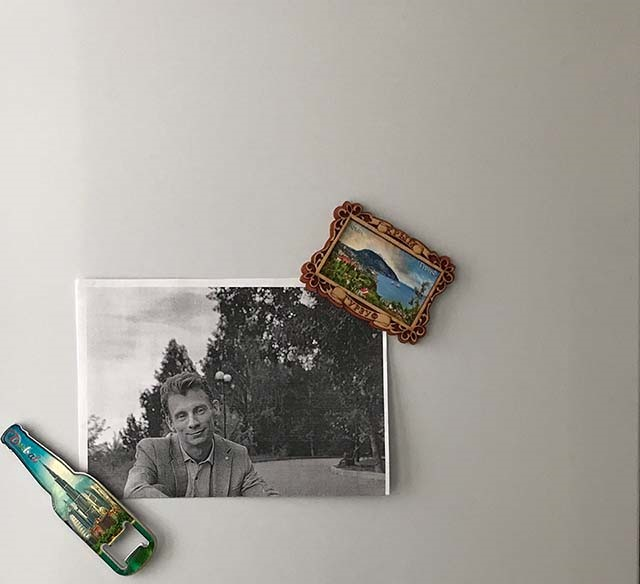
#> input picture lab2/images/1.jpg, 640 x 584 px, found by its file name
$ jupyter execute --allow-errors LB2_Ryzhkova.ipynb   (older library calls are emulated)
#> lines starting #> are read from the running program, lines starting #| are printed output that depends on the picture
# Объявление бибилотек

[cell 1]
import numpy as np
from matplotlib import pyplot as plt
import cv2 as cv
import random

# Загрузка изображения

[cell 2]
img1 = cv.imread('1.jpg') # загружаем 8 изображений (1.jpg ... 8.jpg) по одному, создавая для каждого отдельную переменную
#> img1 is the input picture: shape (584, 640, 3); mean B, G, R 154.8, 161.6, 165
img_gray1 = cv.cvtColor(img1, cv.COLOR_BGR2GRAY) # превращаем цветное изображение в черно-белое (grayscale)
img2 = cv.imread('2.jpg')
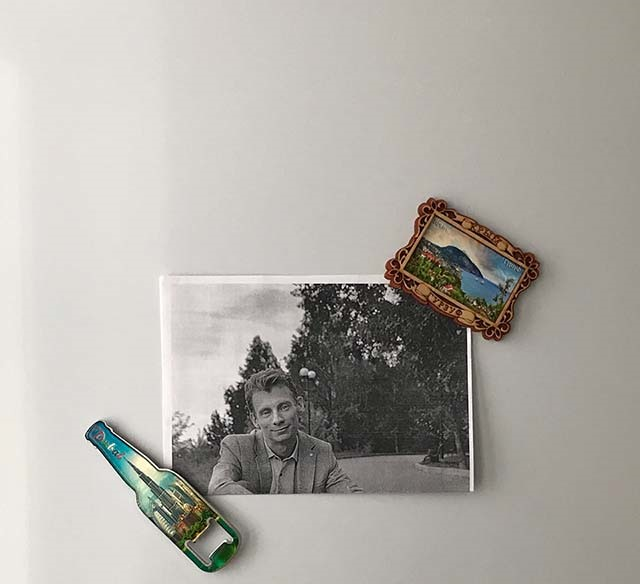
#> input picture lab2/images/2.jpg, 640 x 584 px, found by its file name
#> img2 is the input picture: shape (584, 640, 3); mean B, G, R 165.9, 172.1, 175.4
img_gray2 = cv.cvtColor(img2, cv.COLOR_BGR2GRAY)
img3 = cv.imread('3.jpg')
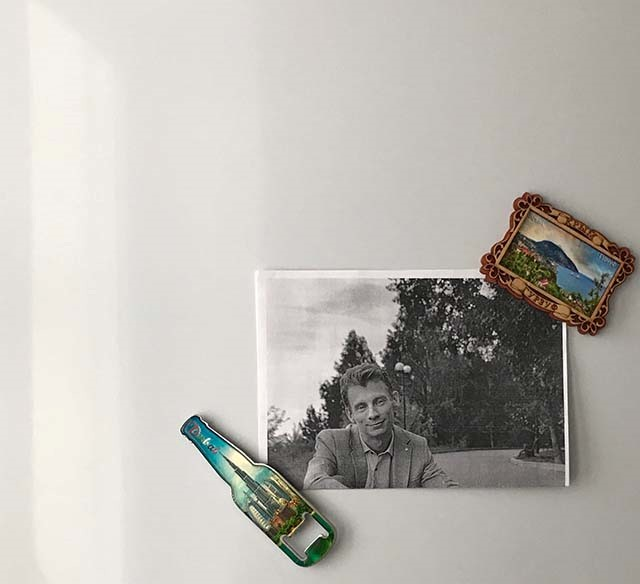
#> input picture lab2/images/3.jpg, 640 x 584 px, found by its file name
#> img3 is the input picture: shape (584, 640, 3); mean B, G, R 177.9, 183.8, 186.9
img_gray3 = cv.cvtColor(img3, cv.COLOR_BGR2GRAY)
img4 = cv.imread('4.jpg')
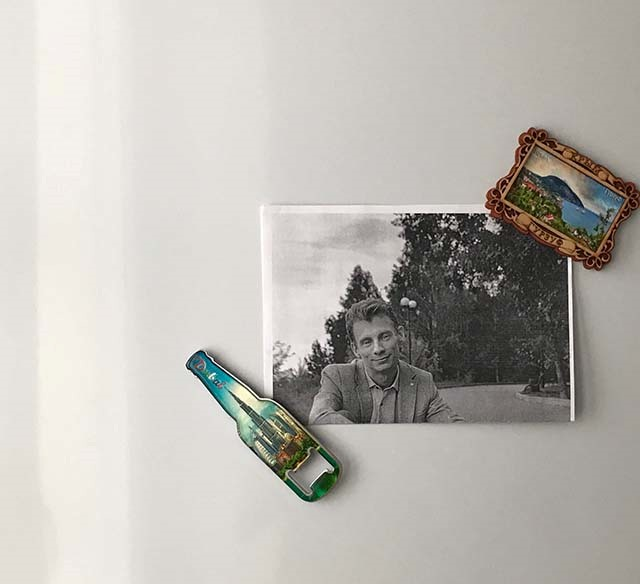
#> input picture lab2/images/4.jpg, 640 x 584 px, found by its file name
#> img4 is the input picture: shape (584, 640, 3); mean B, G, R 177.5, 183.4, 186.5
img_gray4 = cv.cvtColor(img4, cv.COLOR_BGR2GRAY)
img5 = cv.imread('5.jpg')
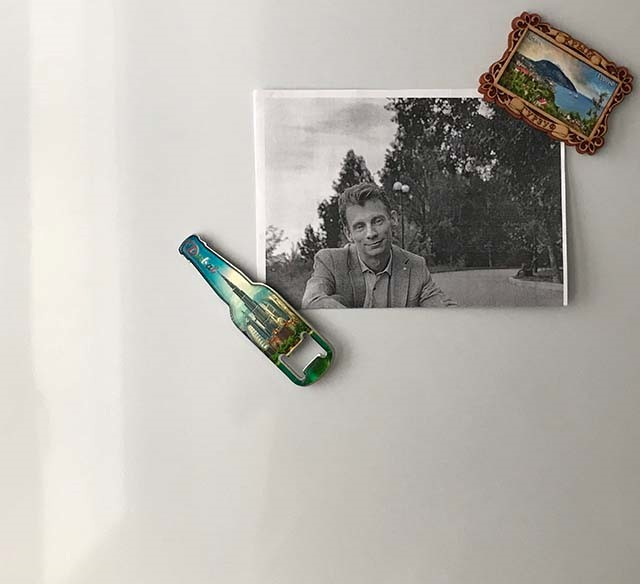
#> input picture lab2/images/5.jpg, 640 x 584 px, found by its file name
#> img5 is the input picture: shape (584, 640, 3); mean B, G, R 174, 180.4, 183.6
img_gray5 = cv.cvtColor(img5, cv.COLOR_BGR2GRAY)
img6 = cv.imread('6.jpg')
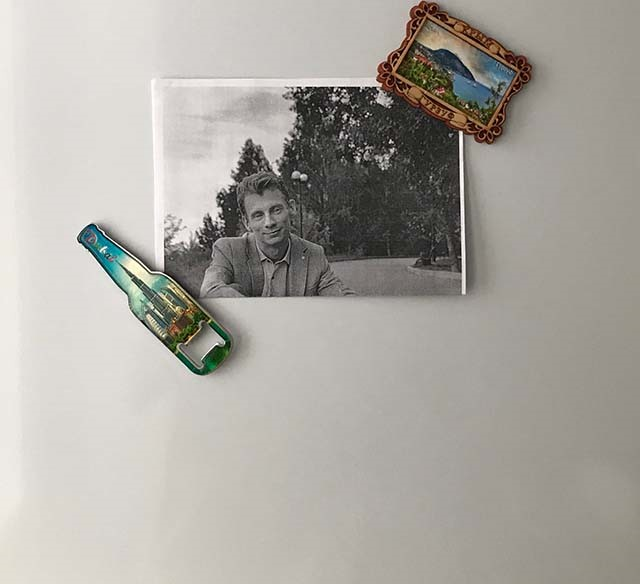
#> input picture lab2/images/6.jpg, 640 x 584 px, found by its file name
#> img6 is the input picture: shape (584, 640, 3); mean B, G, R 160.8, 167.4, 170.7
img_gray6 = cv.cvtColor(img6, cv.COLOR_BGR2GRAY)
img7 = cv.imread('7.jpg')
#> (the rest of this cell did not finish here and is left out)

#  Детектирование ключевых точек и вычисление SIFT дескрипторов

## Свертка изображения ядром

[cell 3]
# [12 lines left out: function convolution, not called in this run]
    # возвращает полученное изображение после свертки, края изображения (отступ start) останутся нулевыми, так как они не обрабатывались

## Проверка на локальный максимум

[cell 4]
# [11 lines left out: function local_max, not called in this run]

## Функция для обнаружения углов на изображении (метод Харисса)

[cell 5]
# [39 lines left out: function corner_detect, not called in this run]

# Детектируем углы
all_corners = [] # Список для хранения углов со всех изображений
#> (the rest of this cell did not finish here and is left out)

## Визуализация ключевых точек

[cell 6]
# Ключевые точки (с сохранением отдельных файлов)
fig, axes = plt.subplots(2, 4, figsize=(15, 10)) # Создает фигуру с сеткой из 2 строк и 4 столбцов
# размер фигуры 15 дюймов ширина, 10 дюймов высота
fig.suptitle('Детектирование ключевых точек (Harris Corner Detector)', fontsize=14, fontweight='bold')
# общий заголовок для всей фигуры
#> (the rest of this cell did not finish here and is left out)

#  Ключевые точки SIFT

##  Вычисление магнитуды (величины) и ориентации (направления) градиента изображения

[cell 7]
# [12 lines left out: function compute_gradient_orientation, not called in this run]
    # Возврат массиа с величинами градиента (того же размера, что и входные gx, gy) и массива с направлениями градиента (в градусах, 0-360)

##  Вычисление SIFT дескриптора для ключевой точки

[cell 8]
# [70 lines left out: function compute_sift_descriptor, not called in this run]

##  Функция создает гауссово ядро для размытия изображений

[cell 9]
# [15 lines left out: function gaussian_kernel, not called in this run]

##  Построение масштабного пространства

[cell 10]
# [32 lines left out: function build_scale_space, not called in this run]

# Вычисляем дескрипторы для всех ключевых точек
all_descriptors = [] # Список для хранения дескрипторов всех изображений
valid_corners = [] # Список для хранения валидных координат углов (тех, для которых удалось вычислить дескриптор)

print("Вычисление дескрипторов для каждой ключевой точки:")

#> (the rest of this cell did not finish here and is left out)

# Построение траектории

## Сопоставление дескрипторов с использованием Lowe's ratio test

[cell 11]
# [30 lines left out: function match_descriptors, not called in this run]

# Сопоставляем соседние изображения
all_matches = [] # Список для хранения сопоставлений между всеми парами изображений
print("\nРезультаты сопоставления:")

#> (the rest of this cell did not finish here and is left out)

## Функция для визуализации сопоставлений

[cell 12]
# [45 lines left out: function visualize_matches, not called in this run]

# Сопоставление точек
for i, matches in enumerate(all_matches): # Проходит по всем парам изображений
    if len(matches) > 0: # Если есть сопоставления для этой пары
        visualize_matches(images_gray[i], images_gray[i+1], # Вызывает функцию визуализации для пары изображений
                         valid_corners[i], valid_corners[i+1],
                         matches, f'Сопоставление {i+1} → {i+2}')

 # Оценка аффинного преобразования методом наименьших квадратов

[cell 13]
# [31 lines left out: function estimate_transform, not called in this run]
    # matrix — матрица преобразования 2×3, translation — вектор смещения (dx, dy)

# Реализация оценки смещения между кадрами (с RANSAC)

[cell 14]
# [52 lines left out: function ransac_transform, not called in this run]

# Оцениваем преобразования между соседними изображениями
trajectory = [(0, 0)] # Список для хранения траектории движения камеры. Начинается с точки (0, 0) — начальная позиция
transformations = [] # Список для хранения матриц преобразований между кадрами

print("\nОценка смещений между кадрами (с RANSAC):")

for i, matches in enumerate(all_matches): # Проходит по всем парам соседних изображений
    if len(matches) >= 3: # Проверяет, достаточно ли сопоставлений для оценки (минимум 3)
        matrix, translation, inliers = ransac_transform( # Вызывает RANSAC для надежной оценки смещения
            matches, valid_corners[i], valid_corners[i+1]
        )

        last_point = trajectory[-1] # Получает последнюю точку траектории

        new_point = (last_point[0] + translation[0], # Вычисляет новую позицию, добавляя найденное смещение. Формирует траекторию движения камеры
                    last_point[1] + translation[1])
        trajectory.append(new_point) # Сохраняет новую позицию и матрицу преобразования
        transformations.append(matrix)

        print(f"   Кадр {i+1} → {i+2}:") # Выводит номер пары
        print(f"      Смещение: Δx = {translation[0]:.2f}, Δy = {translation[1]:.2f}") # Смещение между кадрами в пикселях
        print(f"      Inliers: {len(inliers)}/{len(matches)}") # Количество правильных сопоставлений / общее количество
        print(f"      Позиция: ({new_point[0]:.2f}, {new_point[1]:.2f})") # Накопленная позиция относительно начала
    else:
        trajectory.append(trajectory[-1])
        transformations.append(None)
        print(f"   Кадр {i+1} → {i+2}: недостаточно совпадений ({len(matches)})")

# Визуализация траектории

[cell 15]
# Траектория
trajectory_np = np.array(trajectory)
# Преобразует список trajectory в массив NumPy. Каждый элемент — это точка (x, y) накопленного смещения

plt.figure(figsize=(9, 9)) # квадратная область 9×9 дюймов

# Рисуем траекторию
plt.plot(trajectory_np[:, 0], trajectory_np[:, 1], 'k-o', linewidth=3, markersize=8, # trajectory_np[:, 0] — все X-координаты траектории
         label='Траектория движения', markeredgecolor='black', markeredgewidth=1)
# trajectory_np[:, 1] — все Y-координаты траектории, 'k-o' — стиль линии: k — черный цвет, o — кружок в каждой точке, - — сплошная линия между точками
# linewidth=3 — толщина линии 3 пикселя, markersize=8 — размер маркеров (кружков), markeredgecolor='black' — черная обводка маркеров
# markeredgewidth=1 — толщина обводки маркеров

# Отмечаем точки
plt.scatter(trajectory_np[0, 0], trajectory_np[0, 1], c='green', s=250, # s=250 — размер точки, marker='s' — квадратный маркер, edgecolors='black' — черная обводка
            marker='s', label='Старт', edgecolors='magenta', linewidth=2, zorder=5) # zorder=5 — порядок отрисовки (выше, чем у линии, чтобы быть поверх)
plt.scatter(trajectory_np[-1, 0], trajectory_np[-1, 1], c='magenta', s=250,
            marker='s', label='Финиш', edgecolors='green', linewidth=2, zorder=5) # # -1 — индекс последнего элемента

# Добавляем промежуточные точки
plt.scatter(trajectory_np[1:-1, 0], trajectory_np[1:-1, 1], c='black', s=100,
            edgecolors='white', linewidth=1, zorder=4)
# trajectory_np[1:-1, 0] — все X-координаты, кроме первой и последней, trajectory_np[1:-1, 1] — все Y-координаты, кроме первой и последней
# s=100 — размер точек, edgecolors='white' — белая обводка, zorder=4 — чуть ниже старта/финиша (zorder=5), но выше линии

# Добавляем номера кадров
for i, (x, y) in enumerate(trajectory_np): # Цикл по всем точкам траектории
    plt.annotate(f'{i+1}', (x, y), xytext=(10, 10), # f'{i+1}' — номер кадра (начиная с 1), xytext=(10, 10) — смещение текста от точки на 10 пикселей вправо и вверх
                textcoords='offset points', fontsize=12, fontweight='bold',
                bbox=dict(boxstyle='round,pad=0.3', facecolor='white', alpha=0.8, edgecolor='black'))
    # textcoords='offset points' — смещение задается в пикселях. bbox — стиль рамки вокруг текста: boxstyle='round,pad=0.3' — круглая форма с отступом 0.3
    # alpha=0.8 — прозрачность 80%, edgecolor='black' — черная рамка

plt.grid(True, alpha=0.3, linestyle='--') # Включает сетку, alpha=0.3 — прозрачность 30%, linestyle='--' — пунктирная линия
plt.xlabel('X', fontsize=14) # Подписи осей с размером шрифта 14
plt.ylabel('Y', fontsize=14)
plt.title('Траектория движения камеры (Harris + SIFT-like дескрипторы)', fontsize=16, fontweight='bold')
plt.legend(fontsize=12, loc='best') # loc='best' — автоматическое размещение в наилучшем месте
plt.axis('equal') # Устанавливает одинаковый масштаб по осям X и Y
plt.tight_layout() # Автоматически настраивает отступы для оптимального использования пространства

# Сохранение изображения траектории
plt.savefig('trajectory.png', dpi=300, bbox_inches='tight',
            facecolor='white', edgecolor='none')

plt.show()

[cell 16]
import cv2
import numpy as np
import matplotlib.pyplot as plt
from matplotlib.colorbar import ColorbarBase
from matplotlib.colors import Normalize

# Загружаем первое изображение
img = cv2.imread('1.jpg', cv2.IMREAD_GRAYSCALE)
#> img: shape (584, 640); min 0, max 255, mean 161.7

if img is None:
    print("Ошибка: не удалось загрузить изображение 1.jpg")
    exit()

# Применяем гауссово размытие для подавления шума
img_blurred = cv2.GaussianBlur(img, (5, 5), 3.0)

# Вычисляем градиенты с помощью оператора Собеля
grad_x = cv2.Sobel(img_blurred, cv2.CV_64F, 1, 0, ksize=3)
grad_y = cv2.Sobel(img_blurred, cv2.CV_64F, 0, 1, ksize=3)
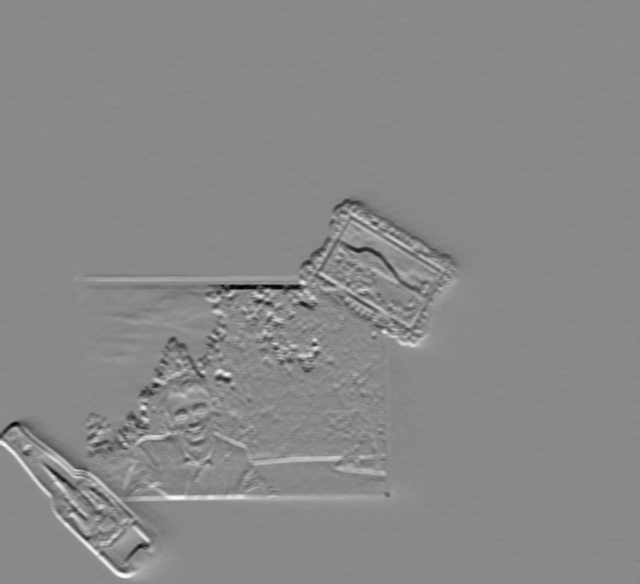
#> grad_y: shape (584, 640) float64; min -324, max 278, mean -0.1; drawn with min black and max white

# Вычисляем магнитуду градиента
magnitude = np.sqrt(grad_x**2 + grad_y**2)

# Вычисляем ориентацию градиента (в градусах)
orientation = np.arctan2(grad_y, grad_x) * 180 / np.pi
orientation[orientation < 0] += 360
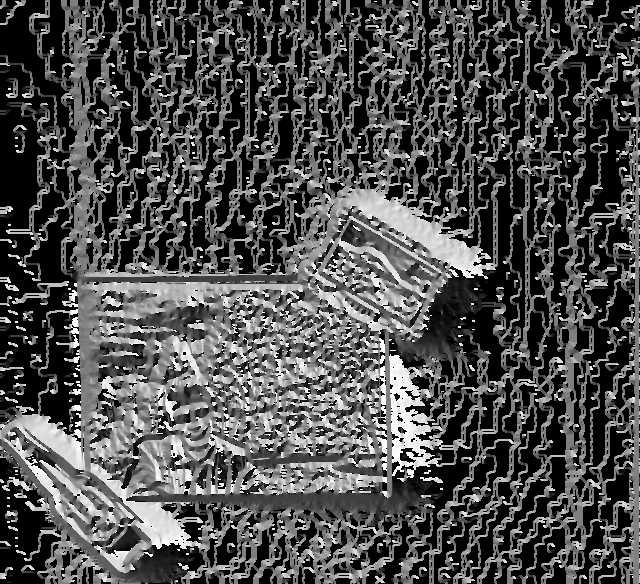
#> orientation: shape (584, 640) float64; min 0, max 359.8, mean 111.4; drawn with min black and max white

# Нормализуем для визуализации
grad_x_norm = cv2.normalize(grad_x, None, 0, 255, cv2.NORM_MINMAX).astype(np.uint8)
grad_y_norm = cv2.normalize(grad_y, None, 0, 255, cv2.NORM_MINMAX).astype(np.uint8)
magnitude_norm = cv2.normalize(magnitude, None, 0, 255, cv2.NORM_MINMAX).astype(np.uint8)

# Визуализация ориентации (цветовое кодирование)
hue = (orientation / 360.0 * 180).astype(np.uint8)
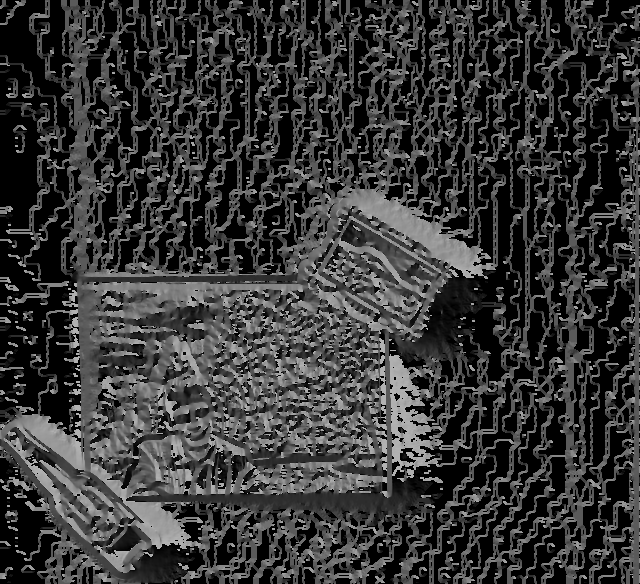
#> hue: shape (584, 640); min 0, max 179, mean 55.4
saturation = np.full_like(hue, 255, dtype=np.uint8)
value = cv2.normalize(magnitude, None, 0, 255, cv2.NORM_MINMAX).astype(np.uint8)
orientation_color = cv2.merge([hue, saturation, value])
orientation_color = cv2.cvtColor(orientation_color, cv2.COLOR_HSV2BGR)
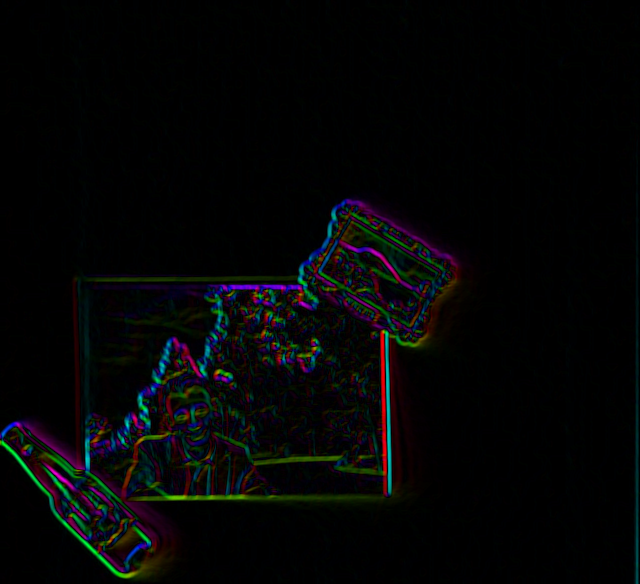
#> orientation_color: shape (584, 640, 3); mean B, G, R 5.5, 5.3, 4.8

# Создаем фигуру с большими размерами и отступами для цветовой шкалы
fig = plt.figure(figsize=(20, 12))

# Создаем сетку 2x3 с увеличенными промежутками
# Используем GridSpec для точного контроля позиций
from matplotlib.gridspec import GridSpec
gs = GridSpec(2, 4, figure=fig, width_ratios=[1, 1, 1, 0.3], hspace=0.3, wspace=0.25)

# Определяем позиции для каждого изображения
ax1 = fig.add_subplot(gs[0, 0])  # Исходное изображение
ax2 = fig.add_subplot(gs[0, 1])  # Гауссово размытие
ax3 = fig.add_subplot(gs[0, 2])  # Градиент по X
ax4 = fig.add_subplot(gs[1, 0])  # Градиент по Y
ax5 = fig.add_subplot(gs[1, 1])  # Магнитуда градиента
ax6 = fig.add_subplot(gs[1, 2])  # Ориентация градиента

# 1. Исходное изображение
ax1.imshow(img, cmap='gray')
ax1.set_title('Исходное изображение', fontsize=14, fontweight='bold', pad=10)
ax1.axis('off')

# 2. Гауссово размытие
ax2.imshow(img_blurred, cmap='gray')
ax2.set_title('Гауссово размытие σ = 3.0', fontsize=14, fontweight='bold', pad=10)
ax2.axis('off')

# 3. Градиент по X
ax3.imshow(grad_x_norm, cmap='gray')
ax3.set_title('Градиент по X\nГоризонтальные края', fontsize=14, fontweight='bold', pad=10)
ax3.axis('off')

# 4. Градиент по Y
ax4.imshow(grad_y_norm, cmap='gray')
ax4.set_title('Градиент по Y\nВертикальные края', fontsize=14, fontweight='bold', pad=10)
ax4.axis('off')

# 5. Магнитуда градиента
ax5.imshow(magnitude_norm, cmap='gray')
ax5.set_title('Магнитуда градиента', fontsize=14, fontweight='bold', pad=10)
ax5.axis('off')

# 6. Ориентация градиента
im6 = ax6.imshow(orientation_color)
ax6.set_title('Ориентация градиента\n(цвет = направление, яркость = сила)', fontsize=14, fontweight='bold', pad=10)
ax6.axis('off')

# Добавляем цветовую шкалу в отдельную ячейку GridSpec (четвертый столбец)
cbar_ax = fig.add_subplot(gs[:, 3])

# Создаем цветовую шкалу от 0 до 360 градусов
cmap = plt.cm.hsv
norm = Normalize(vmin=0, vmax=360)
cbar = ColorbarBase(cbar_ax, cmap=cmap, norm=norm, orientation='vertical')
cbar.set_label('Направление градиента', fontsize=14, fontweight='bold', labelpad=15)
cbar.set_ticks([0, 90, 180, 270, 360])
cbar.set_ticklabels(['0°', '90°', '180°', '270°', '360°'])
cbar.ax.tick_params(labelsize=12)

# Общий заголовок
fig.suptitle('Визуализация оператора Собеля и градиентов', fontsize=18, fontweight='bold', y=0.98)

# Сохраняем с хорошим разрешением
plt.savefig('sobel_gradients_complete.png', dpi=300, bbox_inches='tight', facecolor='white')
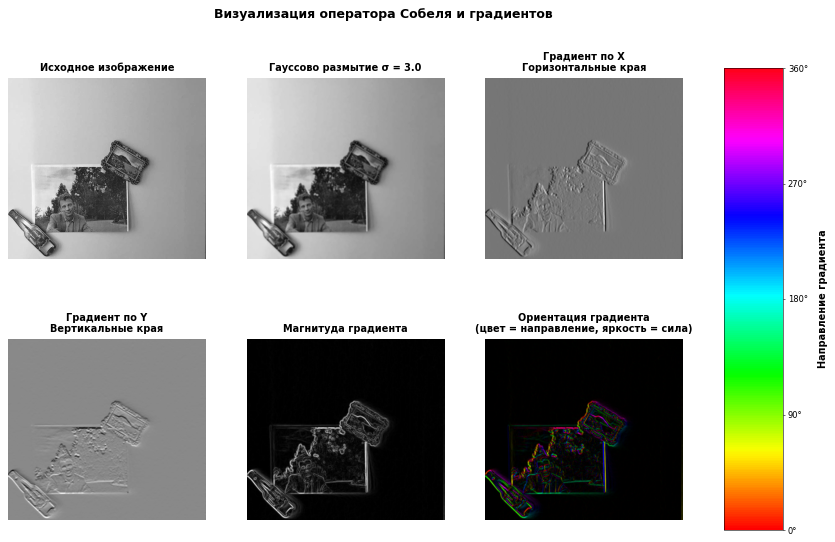
#> figure drawn by matplotlib, 7 panels; B, G, R data is drawn as R, G, B
plt.show()

# Выводим статистику
print("\n" + "="*70)
print("СТАТИСТИКА ГРАДИЕНТОВ")
print("="*70)
print(f"Исходное изображение: {img.shape[1]} x {img.shape[0]} пикселей")
#| Исходное изображение: 640 x 584 пикселей
print(f"\nГрадиент X (∂I/∂x):")
print(f"   Диапазон: [{grad_x.min():.2f}, {grad_x.max():.2f}]")
#|    Диапазон: [-300.00, 347.00]
print(f"   Среднее: {grad_x.mean():.2f}")
#|    Среднее: -1.14
print(f"   Стандартное отклонение: {grad_x.std():.2f}")
#|    Стандартное отклонение: 28.37
print(f"\nГрадиент Y (∂I/∂y):")
print(f"   Диапазон: [{grad_y.min():.2f}, {grad_y.max():.2f}]")
#|    Диапазон: [-324.00, 278.00]
print(f"   Среднее: {grad_y.mean():.2f}")
#|    Среднее: -0.12
print(f"   Стандартное отклонение: {grad_y.std():.2f}")
#|    Стандартное отклонение: 25.97
print(f"\nМагнитуда градиента:")
print(f"   Диапазон: [{magnitude.min():.2f}, {magnitude.max():.2f}]")
#|    Диапазон: [0.00, 347.07]
print(f"   Среднее: {magnitude.mean():.2f}")
#|    Среднее: 14.87
print(f"   Стандартное отклонение: {magnitude.std():.2f}")
#|    Стандартное отклонение: 35.50
print(f"\nОриентация градиента (в градусах):")
print(f"   Диапазон: [{orientation.min():.1f}°, {orientation.max():.1f}°]")
#|    Диапазон: [0.0°, 359.8°]
print(f"   Средняя ориентация: {orientation.mean():.1f}°")
#|    Средняя ориентация: 111.4°
print("="*70)
